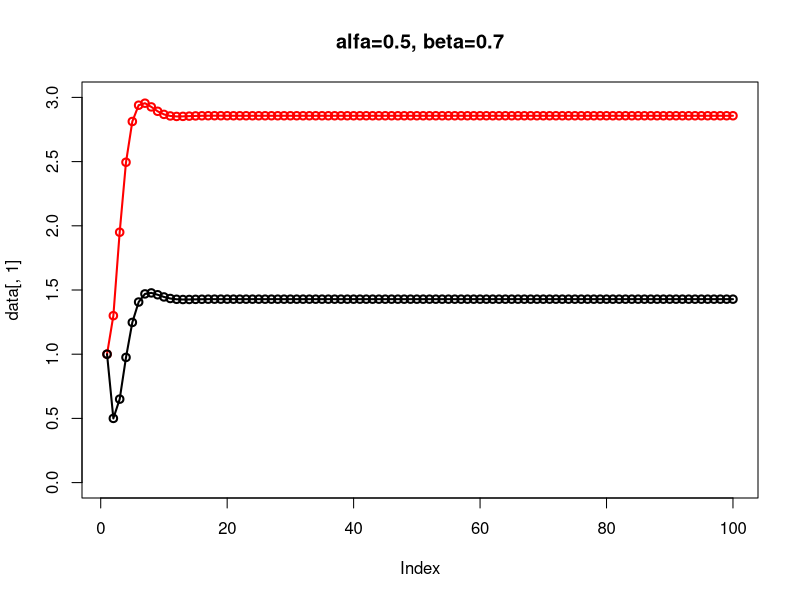
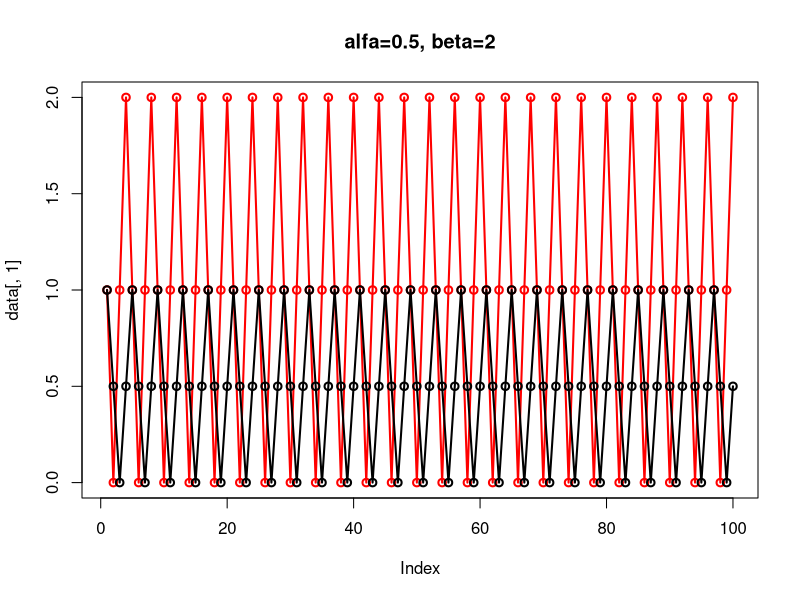
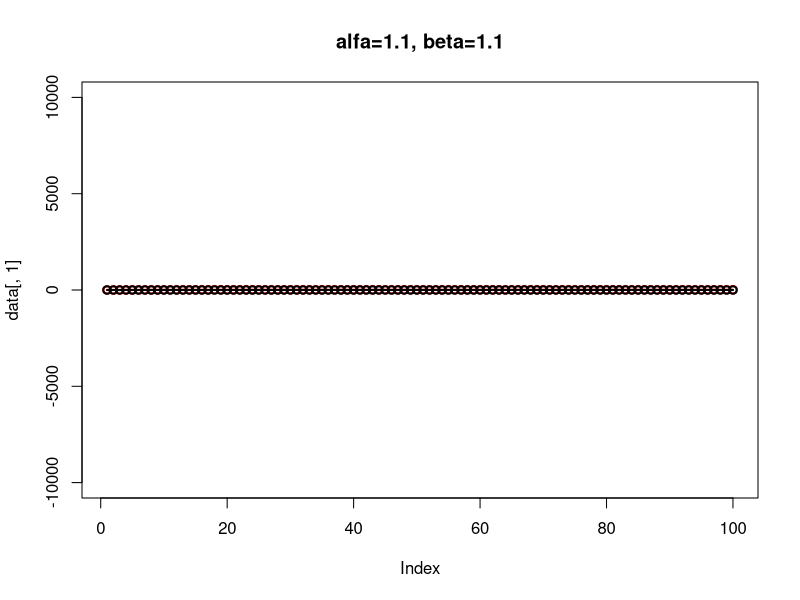
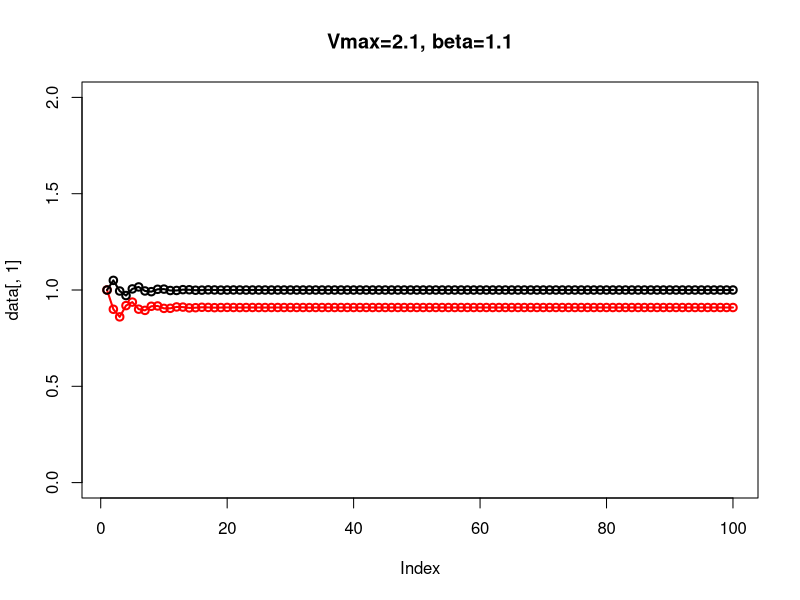

Reproduce these figures in R, in order.
myLinearModel=function(alffa, betta, cInitial, vInitial, m){
  cFind=function(cPrev, vPrev, betta, m){
    cPrev - betta*vPrev + m
  }
  vFind=function(alffa, cPrev){
    alffa*cPrev
  }
  
  dataC=c(1:100)
  dataC[1]=cInitial
  dataV=c(1:100)
  dataV[1]=vInitial
  for(i in 2:100){
    dataC[i]=cFind(dataC[i-1], dataV[i-1], betta, m)
    dataV[i]=vFind(alffa, dataC[i-1])
  }
  return(cbind(dataC,dataV))
}

data=myLinearModel(0.5,0.7,1,1,1)
data
plot(data[,1], col="red", type='o', lwd=2, ylim = c(0,3), main = "alfa=0.5, beta=0.7")
points(data[,2],type = 'o',lwd=2)



myNLinearModel=function(alffa, betta, cInitial, vInitial, m){
  cFind=function(cPrev, vPrev, betta, m){
    cPrev - betta*vPrev*cPrev + m
  }
  vFind=function(alffa, cPrev){
    alffa*cPrev
  }
  
  dataC=c(1:100)
  dataC[1]=cInitial
  dataV=c(1:100)
  dataV[1]=vInitial
  for(i in 2:100){
    dataC[i]=cFind(dataC[i-1], dataV[i-1], betta, m)
    dataV[i]=vFind(alffa, dataC[i-1])
  }
  return(cbind(dataC,dataV))
}

data=myNLinearModel(1/2,2,1,1,1)
data
plot(data[,1], col="red", type='o', lwd=2, ylim = c(0,2), main = "alfa=0.5, beta=2")
points(data[,2],type = 'o',lwd=2)

data=myNLinearModel(0.1,0.1,1,1,1)
data
plot(data[,1], col="red", type='o', lwd=2, ylim = c(-10000,10000), main = "alfa=1.1, beta=1.1")
points(data[,2],type = 'o',lwd=2)

myModel=function(vMax, betta, m, k, l, cInitial, vInitial){
  
  sigmoid=function(x,k,l){
    (x^l)/(k^l + x^l)
  }
  
  cFind=function(cPrev, vPrev, betta, m){
    cPrev - betta*vPrev*cPrev + m
  }
  vFind=function(vMax, cPrev, k, l){
    vMax*sigmoid(cPrev,k,l)
  }
  
  dataC=c(1:100)
  dataC[1]=cInitial
  dataV=c(1:100)
  dataV[1]=vInitial
  for(i in 2:100){
    dataC[i]=cFind(dataC[i-1], dataV[i-1], betta, m)
    dataV[i]=vFind(vMax, dataC[i-1], k, l)
  }
  return(cbind(dataC,dataV))
}

data=myModel(2.1,1.1,1,1,1,1,1)
data
plot(data[,1], col="red", type='o', lwd=2, ylim = c(0,2), main = "Vmax=2.1, beta=1.1")
points(data[,2],type = 'o',lwd=2)
